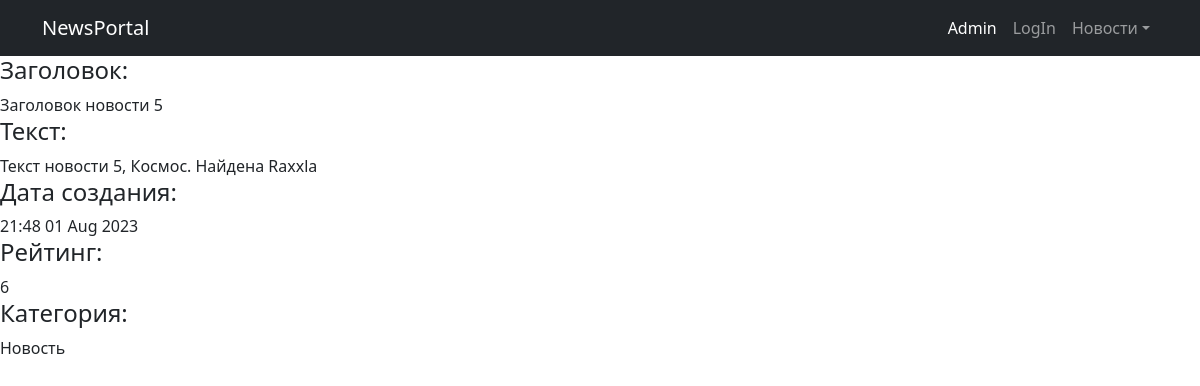
The page /5 on the database its author committed.
### News/models.py (models this page shows, shortened)
class Post(models.Model):
    NEWS = 'NW'
    ARTICLE = 'AR'
    CATEGORY_CHOICES = (
        (NEWS, "Новость"),
        (ARTICLE, 'Статья'),
    )
    dateCreation = models.DateTimeField(auto_now_add=True)
    categoryType = models.CharField(max_length=2, choices=CATEGORY_CHOICES, default=ARTICLE)
    author = models.ForeignKey(Author, on_delete=models.CASCADE, related_name='posts')
    postCategory = models.ManyToManyField(Category, through='PostCategory')
    title = models.CharField(max_length=128)
    text = models.TextField()
    rating = models.SmallIntegerField(default=0)
    class Meta:
        verbose_name = 'Публикация'
        verbose_name_plural = 'Публикации'

### News/views.py (the view)
# urls.py: path('<int:pk>', PostDetail.as_view(), name='one_news'),
class PostDetail(DetailView):
    model = Post
    template_name = 'one_news.html'
    context_object_name = 'one_news'

### News/context_processors.py (called while the page is built)
def news_for_header(request):
    return {
        'news_for_header': Post.objects.order_by('-dateCreation')
    }

### News/templatetags/custom_filters.py (called while the page is built)
@register.filter()
def censorship(value):
    words = value.split()  # Разделяем текст на слова
    censored_words = []
    for word in words:
        if word.lower() in censor_words:  # для проверки приводим к нижнему регистру
            censored_words.append('*' * len(word))
        else:
            censored_words.append(word)
    return ' '.join(censored_words)  # Собираем обратно в текст

### templates/one_news.html (shortened to what this page needs)
{% extends 'flatpages/default.html' %}
{% load custom_filters %}
{% load custom_tags %}
{% block content %}
    <h4>Заголовок: </h4>{{ one_news.title|censorship }}</br>
    <h4>Текст: </h4>{{ one_news.text|censorship }}</br>
    <h4>Дата создания: </h4>{{ one_news.dateCreation|date:'H:i  d M Y' }}</br>
    <h4>Рейтинг: </h4>{{ one_news.rating }}</br>
    <h4>Категория: </h4>{{ one_news.get_categoryType_display }}</br>
{% endblock content %}

### rows shown on the page
Post: title|censorship "Заголовок новости 5", text|censorship "Текст новости 5, Космос. Найдена Raxxla", dateCreation "21:48 01 Aug 2023", rating "6", categoryType "Новость"
